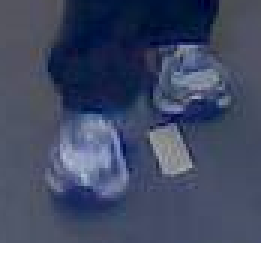
#> input picture shoe matching/shoe3.png, 87 x 87 px, found by its file name (shown 3 times larger)
$ jupyter execute shoe_matching.ipynb
#> lines starting #> are read from the running program, lines starting #| are printed output that depends on the picture
[cell 1]
import cv2
from matplotlib import pyplot as plt

## 이미지 로드및 전처리

[cell 2]
# 이미지 로드
image0 = cv2.imread('./shoe3.PNG') #신발 이미지
#> image0 is the input picture: shape (87, 87, 3); mean B, G, R 108.9, 84.7, 76.2
image1 = cv2.imread('./person.PNG') #사람 이미지
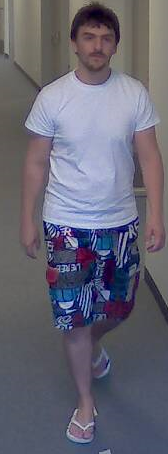
#> input picture shoe matching/person.png, 168 x 454 px, found by its file name
#> image1 is the input picture: shape (454, 168, 3); mean B, G, R 115.9, 102.1, 103.1

# 이미지 전처리 (그레이스케일 변환 및 명암 대비 개선)
gray0 = cv2.cvtColor(image0, cv2.COLOR_BGR2GRAY)
gray0 = cv2.equalizeHist(gray0)  # 명암 대비 개선
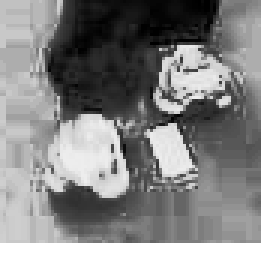
#> gray0: shape (87, 87) (shown 3 times larger); min 0, max 255, mean 130.3
gray1 = cv2.cvtColor(image1, cv2.COLOR_BGR2GRAY)
gray1 = cv2.equalizeHist(gray1)  # 명암 대비 개선
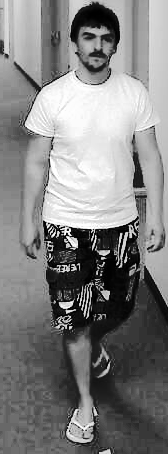
#> gray1: shape (454, 168); min 0, max 255, mean 128.9

[cell 3]
# SIFT 특징점 검출기 생성 (최대 특징수를 1000으로 설정)
sift = cv2.SIFT_create(nfeatures=1000)

# kepoints인 특징점
#각 특징점을 설명하는 벡터인 Descriptors(기술자)
kp0, des0 = sift.detectAndCompute(gray0, None)
#> kp0 = 47 keypoints; strongest (x, y, size): (75, 34, 2.4), (26, 70, 11.4), (58, 36, 2.4), (56, 50, 8.7)
kp1, des1 = sift.detectAndCompute(gray1, None)
#> kp1 = 377 keypoints; strongest (x, y, size): (70, 327, 2), (102, 258, 1.9), (125, 261, 2.1), (131, 236, 2)

# BFMatcher (Brute-Force Matcher) : 특징점 매칭
bf = cv2.BFMatcher(cv2.NORM_L2)

# knnMatch 사용하여 매칭 수행
matches = bf.knnMatch(des0, des1, k=2)
#> matches = 47 matches

# 첫 번째 매칭의 거리가 두 번째 매칭 거리의 일정 비율(0.75)보다 작으면 good_matches
good_matches = [m for m, n in matches if m.distance < 0.75 * n.distance]
#> good_matches = 2 matches

# 매칭 결과 시각화
img_matches = cv2.drawMatches(image0, kp0, image1, kp1, good_matches, None, flags=cv2.DrawMatchesFlags_NOT_DRAW_SINGLE_POINTS)
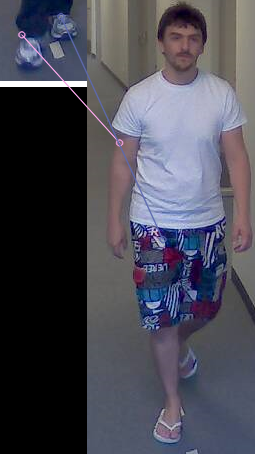
#> img_matches: shape (454, 255, 3); mean B, G, R 83.9, 73, 73.2

# 결과 출력
plt.figure(figsize=(20, 10))
plt.imshow(cv2.cvtColor(img_matches, cv2.COLOR_BGR2RGB))
plt.title("Keypoint Matches")
plt.show()

# 유사도 계산
total_keypoints = min(len(kp0), len(kp1))
#> total_keypoints = 47

#전체 매칭중에 좋은 매칭의 비율
matching_ratio = len(good_matches) / total_keypoints
#> matching_ratio = 0.0426

#모든 좋은 매칭의 거리 값을 더한값
#이것을 기준으로 높으면 가중치를 주는 형식으로 사용
average_distance = sum(match.distance for match in good_matches) / len(good_matches) if good_matches else 0
#> average_distance = 235.1

# 유사도 결과 출력
print(f"Number of keypoints 0: {len(kp0)}, Number of keypoints 1: {len(kp1)}")
#| Number of keypoints 0: 47, Number of keypoints 1: 377
print(f"Number of good matches: {len(good_matches)}")
#| Number of good matches: 2
print(f"Matching ratio: {matching_ratio:.2f}")
#| Matching ratio: 0.04
print(f"Average matching quality (distance): {average_distance:.2f}")
#| Average matching quality (distance): 235.15

[cell 4]
# 이미지 로드
image0 = cv2.imread('./shoe3.PNG') #신발 이미지
image1 = cv2.imread('./pratice1.png') #사람 이미지
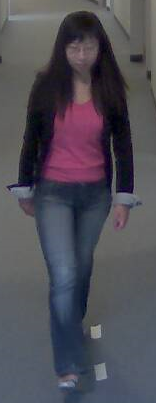
#> input picture shoe matching/pratice1.png, 156 x 403 px
#> image1 is the input picture: shape (403, 156, 3); mean B, G, R 85.8, 76.9, 79.1

# 이미지 전처리 (그레이스케일 변환 및 명암 대비 개선)
gray0 = cv2.cvtColor(image0, cv2.COLOR_BGR2GRAY)
gray0 = cv2.equalizeHist(gray0)  # 명암 대비 개선
gray1 = cv2.cvtColor(image1, cv2.COLOR_BGR2GRAY)
#> gray1: shape (403, 156)
gray1 = cv2.equalizeHist(gray1)  # 명암 대비 개선
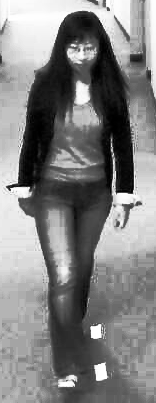
#> gray1: shape (403, 156); min 0, max 255, mean 129.8

[cell 5]
# SIFT 특징점 검출기 생성 (최대 특징수를 1000으로 설정)
sift = cv2.SIFT_create(nfeatures=1000)

# kepoints인 특징점
#각 특징점을 설명하는 벡터인 Descriptors(기술자)
kp0, des0 = sift.detectAndCompute(gray0, None)
kp1, des1 = sift.detectAndCompute(gray1, None)
#> kp1 = 274 keypoints; strongest (x, y, size): (82, 92, 12), (101, 372, 9.8), (96, 332, 8.6), (108, 9, 2.3)

# BFMatcher (Brute-Force Matcher) : 특징점 매칭
bf = cv2.BFMatcher(cv2.NORM_L2)

# knnMatch 사용하여 매칭 수행
matches = bf.knnMatch(des0, des1, k=2)

# 첫 번째 매칭의 거리가 두 번째 매칭 거리의 일정 비율(0.75)보다 작으면 good_matches
good_matches = [m for m, n in matches if m.distance < 0.75 * n.distance]
#> good_matches = 1 matches

# 매칭 결과 시각화
img_matches = cv2.drawMatches(image0, kp0, image1, kp1, good_matches, None, flags=cv2.DrawMatchesFlags_NOT_DRAW_SINGLE_POINTS)
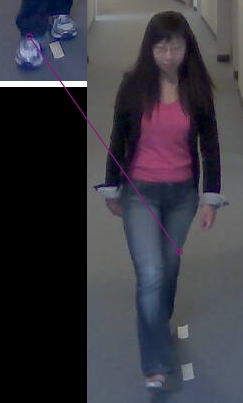
#> img_matches: shape (403, 243, 3); mean B, G, R 63.7, 55.8, 57

# 결과 출력
plt.figure(figsize=(20, 10))
plt.imshow(cv2.cvtColor(img_matches, cv2.COLOR_BGR2RGB))
plt.title("Keypoint Matches")
plt.show()

# 유사도 계산
total_keypoints = min(len(kp0), len(kp1))

#전체 매칭중에 좋은 매칭의 비율
matching_ratio = len(good_matches) / total_keypoints
#> matching_ratio = 0.0213

#모든 좋은 매칭의 거리 값을 더한값
#이것을 기준으로 높으면 가중치를 주는 형식으로 사용
average_distance = sum(match.distance for match in good_matches) / len(good_matches) if good_matches else 0
#> average_distance = 181.4

# 유사도 결과 출력
print(f"Number of keypoints 0: {len(kp0)}, Number of keypoints 1: {len(kp1)}")
#| Number of keypoints 0: 47, Number of keypoints 1: 274
print(f"Number of good matches: {len(good_matches)}")
#| Number of good matches: 1
print(f"Matching ratio: {matching_ratio:.2f}")
#| Matching ratio: 0.02
print(f"Average matching quality (distance): {average_distance:.2f}")
#| Average matching quality (distance): 181.45

[cell 6]
# 이미지 로드
image0 = cv2.imread('./shoe3.PNG') #신발 이미지
image1 = cv2.imread('./pratice2.png') #사람 이미지
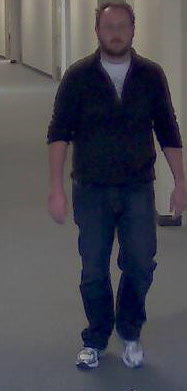
#> input picture shoe matching/pratice2.png, 187 x 391 px
#> image1 is the input picture: shape (391, 187, 3); mean B, G, R 80.6, 72.7, 73.1

# 이미지 전처리 (그레이스케일 변환 및 명암 대비 개선)
gray0 = cv2.cvtColor(image0, cv2.COLOR_BGR2GRAY)
gray0 = cv2.equalizeHist(gray0)  # 명암 대비 개선
gray1 = cv2.cvtColor(image1, cv2.COLOR_BGR2GRAY)
#> gray1: shape (391, 187)
gray1 = cv2.equalizeHist(gray1)  # 명암 대비 개선
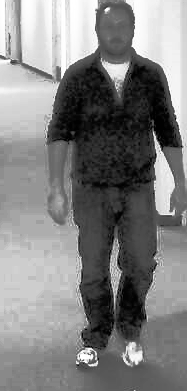
#> gray1: shape (391, 187); min 0, max 255, mean 129.1

[cell 7]
# SIFT 특징점 검출기 생성 (최대 특징수를 1000으로 설정)
sift = cv2.SIFT_create(nfeatures=1000)

# kepoints인 특징점
#각 특징점을 설명하는 벡터인 Descriptors(기술자)
kp0, des0 = sift.detectAndCompute(gray0, None)
kp1, des1 = sift.detectAndCompute(gray1, None)
#> kp1 = 248 keypoints; strongest (x, y, size): (117, 72, 14.3), (107, 9, 3), (155, 137, 2), (148, 79, 23.9)

# BFMatcher (Brute-Force Matcher) : 특징점 매칭
bf = cv2.BFMatcher(cv2.NORM_L2)

# knnMatch 사용하여 매칭 수행
matches = bf.knnMatch(des0, des1, k=2)

# 첫 번째 매칭의 거리가 두 번째 매칭 거리의 일정 비율(0.75)보다 작으면 good_matches
good_matches = [m for m, n in matches if m.distance < 0.75 * n.distance]

# 매칭 결과 시각화
img_matches = cv2.drawMatches(image0, kp0, image1, kp1, good_matches, None, flags=cv2.DrawMatchesFlags_NOT_DRAW_SINGLE_POINTS)
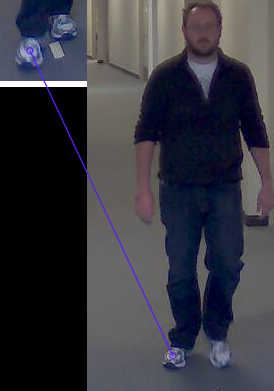
#> img_matches: shape (391, 274, 3); mean B, G, R 63.4, 55.4, 55.3

# 결과 출력
plt.figure(figsize=(20, 10))
plt.imshow(cv2.cvtColor(img_matches, cv2.COLOR_BGR2RGB))
plt.title("Keypoint Matches")
plt.show()

# 유사도 계산
total_keypoints = min(len(kp0), len(kp1))

#전체 매칭중에 좋은 매칭의 비율
matching_ratio = len(good_matches) / total_keypoints

#모든 좋은 매칭의 거리 값을 더한값
#이것을 기준으로 높으면 가중치를 주는 형식으로 사용
average_distance = sum(match.distance for match in good_matches) / len(good_matches) if good_matches else 0
#> average_distance = 301

# 유사도 결과 출력
print(f"Number of keypoints 0: {len(kp0)}, Number of keypoints 1: {len(kp1)}")
#| Number of keypoints 0: 47, Number of keypoints 1: 248
print(f"Number of good matches: {len(good_matches)}")
#| Number of good matches: 1
print(f"Matching ratio: {matching_ratio:.2f}")
#| Matching ratio: 0.02
print(f"Average matching quality (distance): {average_distance:.2f}")
#| Average matching quality (distance): 300.96
